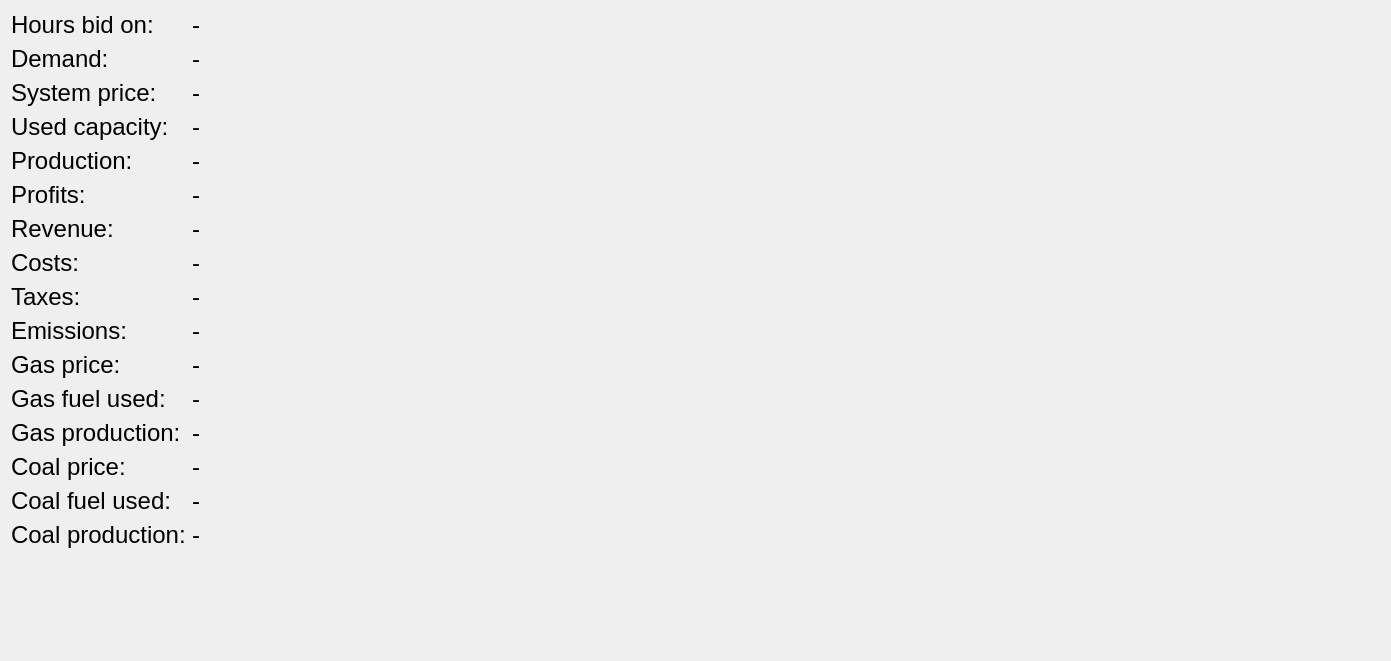
              <widget class="QWidget" name="scrollAreaWidgetContents_5">
               <property name="geometry">
                <rect>
                 <x>0</x>
                 <y>0</y>
                 <width>1391</width>
                 <height>661</height>
                </rect>
               </property>
               <layout class="QVBoxLayout" name="verticalLayout_37">
                <item>
                 <layout class="QHBoxLayout" name="post_results_horizontalLayout_general">
                  <property name="bottomMargin">
                   <number>0</number>
                  </property>
                  <item>
                   <layout class="QFormLayout" name="formLayout_12">
                    <item row="0" column="0">
                     <widget class="QLabel" name="label_94">
                      <property name="font">
                       <font>
                        <pointsize>18</pointsize>
                       </font>
                      </property>
                      <property name="text">
                       <string>Hours bid on:</string>
                      </property>
                     </widget>
                    </item>
                    <item row="0" column="1">
                     <widget class="QLabel" name="post_results_label_hours_bid_on">
                      <property name="font">
                       <font>
                        <pointsize>18</pointsize>
                       </font>
                      </property>
                      <property name="text">
                       <string>-</string>
                      </property>
                     </widget>
                    </item>
                    <item row="2" column="0">
                     <widget class="QLabel" name="label_95">
                      <property name="font">
                       <font>
                        <pointsize>18</pointsize>
                       </font>
                      </property>
                      <property name="text">
                       <string>System price:</string>
                      </property>
                     </widget>
                    </item>
                    <item row="2" column="1">
                     <widget class="QLabel" name="post_results_label_system_price">
                      <property name="font">
                       <font>
                        <pointsize>18</pointsize>
                       </font>
                      </property>
                      <property name="text">
                       <string>-</string>
                      </property>
                     </widget>
                    </item>
                    <item row="3" column="0">
                     <widget class="QLabel" name="label_111">
                      <property name="font">
                       <font>
                        <pointsize>18</pointsize>
                       </font>
                      </property>
                      <property name="text">
                       <string>Used capacity:</string>
                      </property>
                     </widget>
                    </item>
                    <item row="3" column="1">
                     <widget class="QLabel" name="post_results_label_used_capacity">
                      <property name="font">
                       <font>
                        <pointsize>18</pointsize>
                       </font>
                      </property>
                      <property name="text">
                       <string>-</string>
                      </property>
                     </widget>
                    </item>
                    <item row="4" column="0">
                     <widget class="QLabel" name="label_96">
                      <property name="font">
                       <font>
                        <pointsize>18</pointsize>
                       </font>
                      </property>
                      <property name="text">
                       <string>Production:</string>
                      </property>
                     </widget>
                    </item>
                    <item row="4" column="1">
                     <widget class="QLabel" name="post_results_label_production">
                      <property name="font">
                       <font>
                        <pointsize>18</pointsize>
                       </font>
                      </property>
                      <property name="text">
                       <string>-</string>
                      </property>
                     </widget>
                    </item>
                    <item row="5" column="0">
                     <widget class="QLabel" name="label_97">
                      <property name="font">
                       <font>
                        <pointsize>18</pointsize>
                       </font>
                      </property>
                      <property name="text">
                       <string>Profits:</string>
                      </property>
                     </widget>
                    </item>
                    <item row="5" column="1">
                     <widget class="QLabel" name="post_results_label_profits">
                      <property name="font">
                       <font>
                        <pointsize>18</pointsize>
                       </font>
                      </property>
                      <property name="text">
                       <string>-</string>
                      </property>
                     </widget>
                    </item>
                    <item row="6" column="0">
                     <widget class="QLabel" name="label_98">
                      <property name="font">
                       <font>
                        <pointsize>18</pointsize>
                       </font>
                      </property>
                      <property name="text">
                       <string>Revenue:</string>
                      </property>
                     </widget>
                    </item>
                    <item row="6" column="1">
                     <widget class="QLabel" name="post_results_label_revenue">
                      <property name="font">
                       <font>
                        <pointsize>18</pointsize>
                       </font>
                      </property>
                      <property name="text">
                       <string>-</string>
                      </property>
                     </widget>
                    </item>
                    <item row="7" column="0">
                     <widget class="QLabel" name="label_99">
                      <property name="font">
                       <font>
                        <pointsize>18</pointsize>
                       </font>
                      </property>
                      <property name="text">
                       <string>Costs:</string>
                      </property>
                     </widget>
                    </item>
                    <item row="7" column="1">
                     <widget class="QLabel" name="post_results_label_costs">
                      <property name="font">
                       <font>
                        <pointsize>18</pointsize>
                       </font>
                      </property>
                      <property name="text">
                       <string>-</string>
                      </property>
                     </widget>
                    </item>
                    <item row="8" column="0">
                     <widget class="QLabel" name="label_107">
                      <property name="font">
                       <font>
                        <pointsize>18</pointsize>
                       </font>
                      </property>
                      <property name="text">
                       <string>Taxes:</string>
                      </property>
                     </widget>
                    </item>
                    <item row="8" column="1">
                     <widget class="QLabel" name="post_results_label_taxes">
                      <property name="font">
                       <font>
                        <pointsize>18</pointsize>
                       </font>
                      </property>
                      <property name="text">
                       <string>-</string>
                      </property>
                     </widget>
                    </item>
                    <item row="9" column="0">
                     <widget class="QLabel" name="label_100">
                      <property name="font">
                       <font>
                        <pointsize>18</pointsize>
                       </font>
                      </property>
                      <property name="text">
                       <string>Emissions:</string>
                      </property>
                     </widget>
                    </item>
                    <item row="9" column="1">
                     <widget class="QLabel" name="post_results_label_emissions">
                      <property name="font">
                       <font>
                        <pointsize>18</pointsize>
                       </font>
                      </property>
                      <property name="text">
                       <string>-</string>
                      </property>
                     </widget>
                    </item>
                    <item row="10" column="0">
                     <widget class="QLabel" name="label_101">
                      <property name="font">
                       <font>
                        <pointsize>18</pointsize>
                       </font>
                      </property>
                      <property name="text">
                       <string>Gas price:</string>
                      </property>
                     </widget>
                    </item>
                    <item row="10" column="1">
                     <widget class="QLabel" name="post_results_label_gas_price">
                      <property name="font">
                       <font>
                        <pointsize>18</pointsize>
                       </font>
                      </property>
                      <property name="text">
                       <string>-</string>
                      </property>
                     </widget>
                    </item>
                    <item row="11" column="0">
                     <widget class="QLabel" name="label_103">
                      <property name="font">
                       <font>
                        <pointsize>18</pointsize>
                       </font>
                      </property>
                      <property name="text">
                       <string>Gas fuel used:</string>
                      </property>
                     </widget>
                    </item>
                    <item row="12" column="0">
                     <widget class="QLabel" name="label_108">
                      <property name="font">
                       <font>
                        <pointsize>18</pointsize>
                       </font>
                      </property>
                      <property name="text">
                       <string>Gas production:</string>
                      </property>
                     </widget>
                    </item>
                    <item row="13" column="0">
                     <widget class="QLabel" name="label_116">
                      <property name="font">
                       <font>
                        <pointsize>18</pointsize>
                       </font>
                      </property>
                      <property name="text">
                       <string>Coal price:</string>
                      </property>
                     </widget>
                    </item>
                    <item row="14" column="0">
                     <widget class="QLabel" name="label_119">
                      <property name="font">
                       <font>
                        <pointsize>18</pointsize>
                       </font>
                      </property>
                      <property name="text">
                       <string>Coal fuel used:</string>
                      </property>
                     </widget>
                    </item>
                    <item row="15" column="0">
                     <widget class="QLabel" name="label_120">
                      <property name="font">
                       <font>
                        <pointsize>18</pointsize>
                       </font>
                      </property>
                      <property name="text">
                       <string>Coal production:</string>
                      </property>
                     </widget>
                    </item>
                    <item row="15" column="1">
                     <widget class="QLabel" name="post_results_label_coal_production">
                      <property name="font">
                       <font>
                        <pointsize>18</pointsize>
                       </font>
                      </property>
                      <property name="text">
                       <string>-</string>
                      </property>
                     </widget>
                    </item>
                    <item row="12" column="1">
                     <widget class="QLabel" name="post_results_label_gas_production">
                      <property name="font">
                       <font>
                        <pointsize>18</pointsize>
                       </font>
                      </property>
                      <property name="text">
                       <string>-</string>
                      </property>
                     </widget>
                    </item>
                    <item row="13" column="1">
                     <widget class="QLabel" name="post_results_label_coal_price">
                      <property name="font">
                       <font>
                        <pointsize>18</pointsize>
                       </font>
                      </property>
                      <property name="text">
                       <string>-</string>
                      </property>
                     </widget>
                    </item>
                    <item row="11" column="1">
                     <widget class="QLabel" name="post_results_label_gas_fuel">
                      <property name="font">
                       <font>
                        <pointsize>18</pointsize>
                       </font>
                      </property>
                      <property name="text">
                       <string>-</string>
                      </property>
                     </widget>
                    </item>
                    <item row="14" column="1">
                     <widget class="QLabel" name="post_results_label_coal_fuel">
                      <property name="font">
                       <font>
                        <pointsize>18</pointsize>
                       </font>
                      </property>
                      <property name="text">
                       <string>-</string>
                      </property>
                     </widget>
                    </item>
                    <item row="1" column="0">
                     <widget class="QLabel" name="label_122">
                      <property name="font">
                       <font>
                        <pointsize>18</pointsize>
                       </font>
                      </property>
                      <property name="text">
                       <string>Demand:</string>
                      </property>
                     </widget>
                    </item>
                    <item row="1" column="1">
                     <widget class="QLabel" name="post_results_label_demand">
                      <property name="font">
                       <font>
                        <pointsize>18</pointsize>
                       </font>
                      </property>
                      <property name="text">
                       <string>-</string>
                      </property>
                     </widget>
                    </item>
                   </layout>
                  </item>
                 </layout>
                </item>
               </layout>
              </widget>
